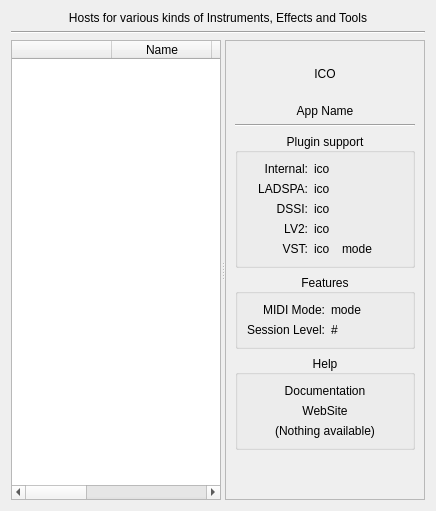
     <widget class="QWidget" name="host">
      <attribute name="title">
       <string>Host</string>
      </attribute>
      <layout class="QVBoxLayout" name="verticalLayout_16">
       <item>
        <widget class="QLabel" name="label_20">
         <property name="maximumSize">
          <size>
           <width>16777215</width>
           <height>16</height>
          </size>
         </property>
         <property name="text">
          <string>Hosts for various kinds of Instruments, Effects and Tools</string>
         </property>
         <property name="alignment">
          <set>Qt::AlignCenter</set>
         </property>
        </widget>
       </item>
       <item>
        <widget class="Line" name="line_5">
         <property name="orientation">
          <enum>Qt::Horizontal</enum>
         </property>
        </widget>
       </item>
       <item>
        <widget class="QSplitter" name="splitter_Host">
         <property name="orientation">
          <enum>Qt::Horizontal</enum>
         </property>
         <widget class="QTableWidget" name="listHost">
          <property name="contextMenuPolicy">
           <enum>Qt::CustomContextMenu</enum>
          </property>
          <property name="editTriggers">
           <set>QAbstractItemView::NoEditTriggers</set>
          </property>
          <property name="alternatingRowColors">
           <bool>true</bool>
          </property>
          <property name="selectionMode">
           <enum>QAbstractItemView::SingleSelection</enum>
          </property>
          <property name="selectionBehavior">
           <enum>QAbstractItemView::SelectRows</enum>
          </property>
          <property name="sortingEnabled">
           <bool>true</bool>
          </property>
          <attribute name="horizontalHeaderStretchLastSection">
           <bool>true</bool>
          </attribute>
          <attribute name="verticalHeaderVisible">
           <bool>false</bool>
          </attribute>
          <attribute name="verticalHeaderDefaultSectionSize">
           <number>22</number>
          </attribute>
          <column>
           <property name="text">
            <string/>
           </property>
          </column>
          <column>
           <property name="text">
            <string>Name</string>
           </property>
          </column>
          <column>
           <property name="text">
            <string>Instruments</string>
           </property>
          </column>
          <column>
           <property name="text">
            <string>Effects</string>
           </property>
          </column>
          <column>
           <property name="text">
            <string>Save Mode</string>
           </property>
          </column>
          <column>
           <property name="text">
            <string>Release Model</string>
           </property>
          </column>
         </widget>
         <widget class="QFrame" name="frame_Host">
          <property name="minimumSize">
           <size>
            <width>200</width>
            <height>0</height>
           </size>
          </property>
          <property name="frameShape">
           <enum>QFrame::StyledPanel</enum>
          </property>
          <property name="frameShadow">
           <enum>QFrame::Raised</enum>
          </property>
          <layout class="QVBoxLayout" name="verticalLayout_4">
           <item>
            <widget class="QLabel" name="ico_app_host">
             <property name="minimumSize">
              <size>
               <width>0</width>
               <height>48</height>
              </size>
             </property>
             <property name="maximumSize">
              <size>
               <width>16777215</width>
               <height>48</height>
              </size>
             </property>
             <property name="text">
              <string>ICO</string>
             </property>
             <property name="alignment">
              <set>Qt::AlignCenter</set>
             </property>
            </widget>
           </item>
           <item>
            <widget class="QLabel" name="label_name_host">
             <property name="text">
              <string>App Name</string>
             </property>
             <property name="alignment">
              <set>Qt::AlignCenter</set>
             </property>
            </widget>
           </item>
           <item>
            <widget class="Line" name="line_4">
             <property name="orientation">
              <enum>Qt::Horizontal</enum>
             </property>
            </widget>
           </item>
           <item>
            <widget class="QGroupBox" name="group_plugin_host">
             <property name="title">
              <string>Plugin support</string>
             </property>
             <property name="alignment">
              <set>Qt::AlignCenter</set>
             </property>
             <layout class="QGridLayout" name="gridLayout_6">
              <item row="1" column="0">
               <widget class="QLabel" name="label_11">
                <property name="text">
                 <string>LADSPA:</string>
                </property>
                <property name="alignment">
                 <set>Qt::AlignRight|Qt::AlignTrailing|Qt::AlignVCenter</set>
                </property>
               </widget>
              </item>
              <item row="1" column="1" colspan="2">
               <widget class="QLabel" name="ico_ladspa_host">
                <property name="text">
                 <string>ico</string>
                </property>
               </widget>
              </item>
              <item row="2" column="0">
               <widget class="QLabel" name="label_14">
                <property name="text">
                 <string>DSSI:</string>
                </property>
                <property name="alignment">
                 <set>Qt::AlignRight|Qt::AlignTrailing|Qt::AlignVCenter</set>
                </property>
               </widget>
              </item>
              <item row="2" column="1" colspan="2">
               <widget class="QLabel" name="ico_dssi_host">
                <property name="text">
                 <string>ico</string>
                </property>
               </widget>
              </item>
              <item row="3" column="0">
               <widget class="QLabel" name="label_15">
                <property name="text">
                 <string>LV2:</string>
                </property>
                <property name="alignment">
                 <set>Qt::AlignRight|Qt::AlignTrailing|Qt::AlignVCenter</set>
                </property>
               </widget>
              </item>
              <item row="3" column="1" colspan="2">
               <widget class="QLabel" name="ico_lv2_host">
                <property name="text">
                 <string>ico</string>
                </property>
               </widget>
              </item>
              <item row="4" column="0">
               <widget class="QLabel" name="label_16">
                <property name="text">
                 <string>VST:</string>
                </property>
                <property name="alignment">
                 <set>Qt::AlignRight|Qt::AlignTrailing|Qt::AlignVCenter</set>
                </property>
               </widget>
              </item>
              <item row="4" column="1">
               <widget class="QLabel" name="ico_vst_host">
                <property name="maximumSize">
                 <size>
                  <width>22</width>
                  <height>16777215</height>
                 </size>
                </property>
                <property name="text">
                 <string>ico</string>
                </property>
               </widget>
              </item>
              <item row="4" column="2">
               <widget class="QLabel" name="label_vst_mode_host">
                <property name="text">
                 <string>mode</string>
                </property>
               </widget>
              </item>
              <item row="0" column="0">
               <widget class="QLabel" name="label_17">
                <property name="text">
                 <string>Internal:</string>
                </property>
                <property name="alignment">
                 <set>Qt::AlignRight|Qt::AlignTrailing|Qt::AlignVCenter</set>
                </property>
               </widget>
              </item>
              <item row="0" column="1">
               <widget class="QLabel" name="ico_internal_host">
                <property name="text">
                 <string>ico</string>
                </property>
               </widget>
              </item>
             </layout>
            </widget>
           </item>
           <item>
            <widget class="QGroupBox" name="group_features_host">
             <property name="title">
              <string>Features</string>
             </property>
             <property name="alignment">
              <set>Qt::AlignCenter</set>
             </property>
             <layout class="QGridLayout" name="gridLayout_7">
              <item row="0" column="0">
               <widget class="QLabel" name="label_18">
                <property name="text">
                 <string>MIDI Mode:</string>
                </property>
                <property name="alignment">
                 <set>Qt::AlignRight|Qt::AlignTrailing|Qt::AlignVCenter</set>
                </property>
               </widget>
              </item>
              <item row="0" column="1">
               <widget class="QLabel" name="label_midi_mode_host">
                <property name="text">
                 <string>mode</string>
                </property>
               </widget>
              </item>
              <item row="1" column="0">
               <widget class="QLabel" name="label_19">
                <property name="text">
                 <string>Session Level:</string>
                </property>
                <property name="alignment">
                 <set>Qt::AlignRight|Qt::AlignTrailing|Qt::AlignVCenter</set>
                </property>
               </widget>
              </item>
              <item row="1" column="1">
               <widget class="QLabel" name="label_session_level_host">
                <property name="text">
                 <string>#</string>
                </property>
               </widget>
              </item>
             </layout>
            </widget>
           </item>
           <item>
            <widget class="QGroupBox" name="group_help_host">
             <property name="title">
              <string>Help</string>
             </property>
             <property name="alignment">
              <set>Qt::AlignCenter</set>
             </property>
             <layout class="QVBoxLayout" name="verticalLayout">
              <item>
               <widget class="QLabel" name="url_documentation_host">
                <property name="text">
                 <string>Documentation</string>
                </property>
                <property name="alignment">
                 <set>Qt::AlignCenter</set>
                </property>
                <property name="openExternalLinks">
                 <bool>true</bool>
                </property>
               </widget>
              </item>
              <item>
               <widget class="QLabel" name="url_website_host">
                <property name="text">
                 <string>WebSite</string>
                </property>
                <property name="alignment">
                 <set>Qt::AlignCenter</set>
                </property>
                <property name="openExternalLinks">
                 <bool>true</bool>
                </property>
               </widget>
              </item>
              <item>
               <widget class="QLabel" name="label_no_help_host">
                <property name="text">
                 <string>(Nothing available)</string>
                </property>
                <property name="alignment">
                 <set>Qt::AlignCenter</set>
                </property>
               </widget>
              </item>
             </layout>
            </widget>
           </item>
           <item>
            <spacer name="verticalSpacer_3">
             <property name="orientation">
              <enum>Qt::Vertical</enum>
             </property>
             <property name="sizeHint" stdset="0">
              <size>
               <width>20</width>
               <height>40</height>
              </size>
             </property>
            </spacer>
           </item>
          </layout>
         </widget>
        </widget>
       </item>
      </layout>
     </widget>
